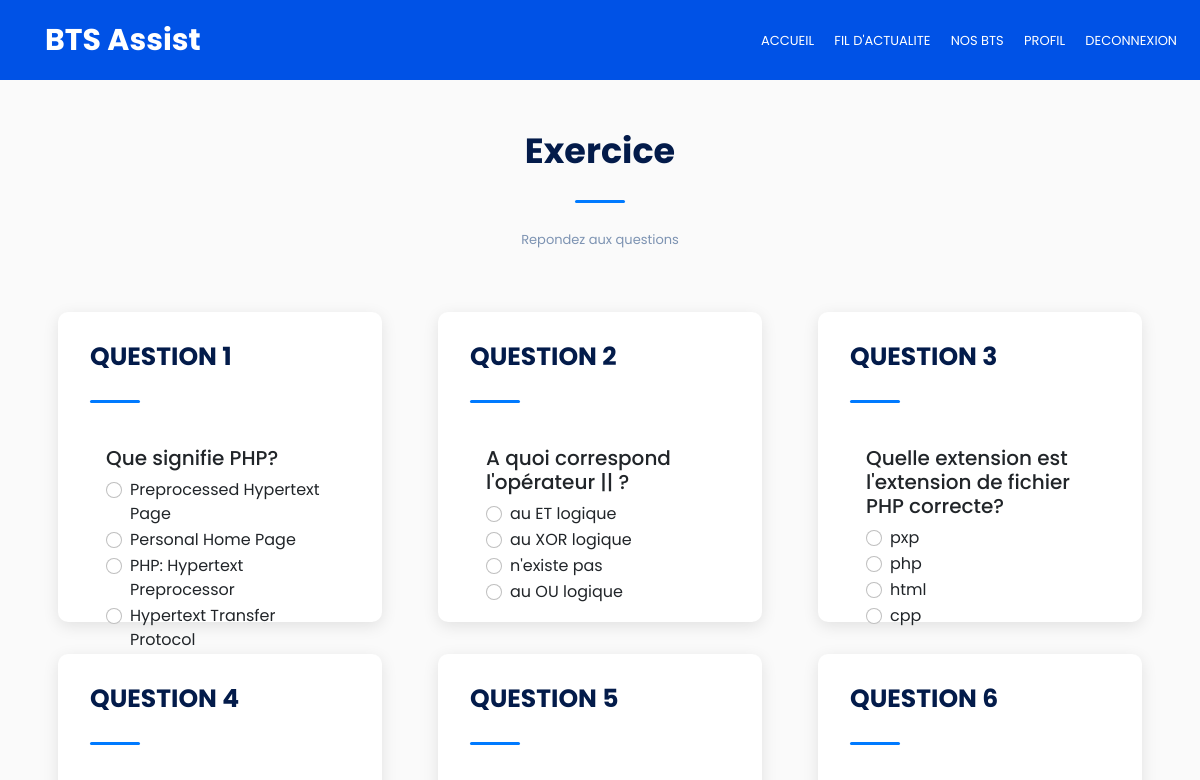
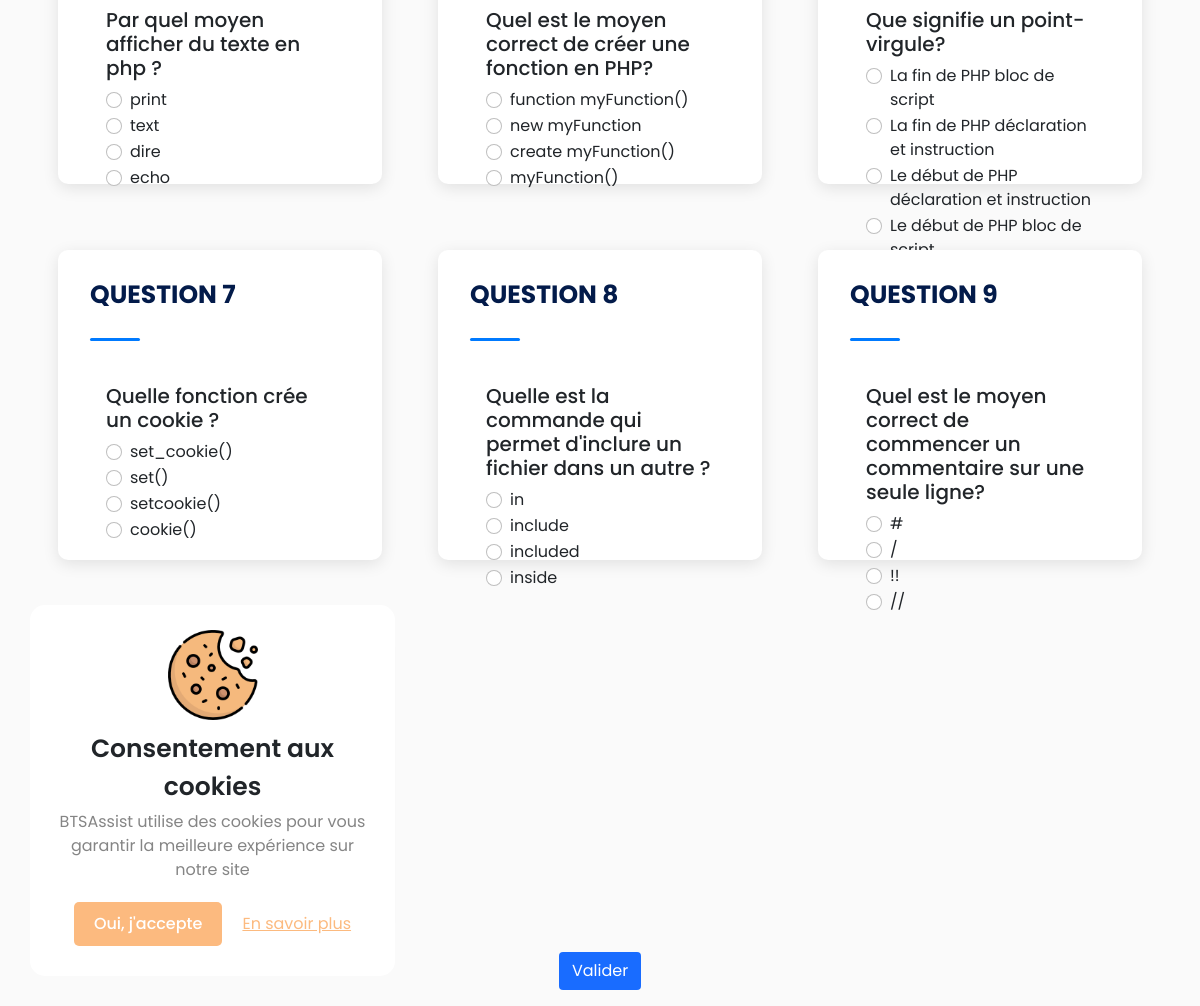
The page /Pages/Exercice.php?id=9 (signed in) on the database its author committed (2 pictures, top to bottom).
### tables this page shows
CREATE TABLE IF NOT EXISTS `questions` (
  `id_question` int(11) NOT NULL AUTO_INCREMENT,
  `question` varchar(255) NOT NULL,
  `id_exercice` int(11) NOT NULL,
  PRIMARY KEY (`id_question`)
);

CREATE TABLE IF NOT EXISTS `reponses` (
  `id_reponse` int(11) NOT NULL AUTO_INCREMENT,
  `reponse` varchar(255) NOT NULL,
  `statut` int(11) NOT NULL,
  `id_question` int(11) NOT NULL,
  PRIMARY KEY (`id_reponse`)
);

### Modeles/Modele.php (called while the page is built, shortened)
<?php
class Modele {
    protected function getBdd(){
        return new PDO('mysql:host=localhost;dbname=btsassist;charset=UTF8', 'root', '', array(PDO::ATTR_ERRMODE => PDO::ERRMODE_EXCEPTION));
    }
}
require_once "../Modeles/Bts.php";
require_once "../Modeles/Cours.php";
require_once "../Modeles/Matiere.php";
require_once "../Modeles/Option.php";
require_once "../Modeles/Question.php";
require_once "../Modeles/Reponse.php";
require_once "../Modeles/Exercice.php";
require_once "../Modeles/Reponse.php";

### Modeles/Exercice.php (called while the page is built, shortened)
<?php
class Exercice extends Modele {
    private $question = [];
    public function __construct($idExercice = null)
    {
        if($idExercice !== null){
            $requete = $this->getBdd()->prepare("SELECT titre, id_cours FROM exercices WHERE id_exercice = ?");
            $requete->execute([$idExercice]);
            $infoExercice = $requete->fetch(PDO::FETCH_ASSOC);
            $requete = $this->getBdd()->prepare("SELECT * from questions WHERE id_exercice = ?");
            $requete->execute([$idExercice]);
            $questions = $requete->fetchAll(PDO::FETCH_ASSOC);
            $this->Cours = new Cours($infoExercice["id_cours"]);
            foreach ($questions as $question) {
                $objectQuestion = new Question();
                $objectQuestion->initialiserQuestion($question["id_question"], $question["question"]);
                $this->question[] = $objectQuestion;
            }
        }
    }
    public function getQuestionExercice() {
        shuffle($this->question);
        return $this->question;
    }
}

### Modeles/Cours.php (called while the page is built, shortened)
<?php
class Cours extends Modele {
        public function __construct($idCours = null) {
            if($idCours != null) {
                $requete = $this->getBdd()->prepare("SELECT * FROM cours WHERE id_cours = ?");
                $requete->execute([$idCours]);
                $cours = $requete->fetch();
                $this->idMatiere = new Matiere($cours["id_matiere_bts"]);
            }
        }
}

### Modeles/Matiere.php (called while the page is built, shortened)
<?php
class Matiere extends Modele {
    public function __construct($idMatiere = null) {
        if($idMatiere !== null) {
            $requete = $this->getBdd()->prepare("SELECT * FROM matieres_bts WHERE id_matiere_bts = ?");
            $requete->execute([$idMatiere]);
            $matiere = $requete->fetch(PDO::FETCH_ASSOC);
            $this->idBts = new Bts($matiere["id_bts"]);
            $this->idOption = new Option($matiere["id_option"]);
        }
    }
}

### Modeles/Bts.php (called while the page is built, shortened)
<?php
class Bts extends Modele {
    public function __construct($idBts = null) {
        if($idBts != null) {
            $requete = $this->getBdd()->prepare("SELECT * FROM bts WHERE id_bts = ?");
            $requete->execute([$idBts]);
            $bts = $requete->fetch(PDO::FETCH_ASSOC);
        }
    }
}

### Modeles/Option.php (called while the page is built, shortened)
<?php
class Option extends Modele {
    public function __construct($idOption = null) {
        if($idOption !== null) {
            $requete = $this->getBdd()->prepare("SELECT * FROM options WHERE id_option = ?");
            $requete->execute([$idOption]);
            $option = $requete->fetch();
            $this->idBts = new Bts($option["id_bts"]);
        }
    }
}

### Modeles/Question.php (called while the page is built, shortened)
<?php
class Question extends Modele {
    private $question;
    private $reponses = [];
    public function initialiserQuestion($idQuestion, $question) {
        $this->question = $question;
        $requete = $this->getBdd()->prepare("SELECT * FROM reponses WHERE id_question = ?");
        $requete->execute([$idQuestion]);
        $infosReponses = $requete->fetchAll(PDO::FETCH_ASSOC);
        foreach ($infosReponses as $infoReponses) {
            $objetReponse = new Reponse();
            $objetReponse->initialiserReponse($infoReponses["id_reponse"], $infoReponses["reponse"], $infoReponses["statut"]);
            $this->reponses[] = $objetReponse;
        }
    }
    public function getQuestion() {
        return $this->question;
    }
    public function getReponseQuestion() {
        shuffle($this->reponses);
        return $this->reponses;
    }
}

### Modeles/Reponse.php (called while the page is built, shortened)
<?php
class Reponse extends Modele {
    private $idReponse;
    private $reponse;
    public function initialiserReponse($idReponse, $reponse, $statut) {
        $this->idReponse = $idReponse;
        $this->reponse = $reponse;
    }
    public function getIdReponse() {
        return $this->idReponse;
    }
    public function getReponse() {
        return $this->reponse;
    }
}

### Pages/Exercice.php (the view, shortened to what this page needs)
<?php require_once "Entete.php";
    ?>
    <?php
$Exercice = new Exercice($_GET["id"]);
$QuestionExercice = $Exercice->getQuestionExercice();
$numero = 1;
?>
<form class="<?php if(isset($_GET["succes"])) { echo "d-none";}?>" action="../Traitements/Exercice.php?id=<?=$_GET["id"]?>" method="POST">
<section class="section section-bg larger-padding-top">
    <div class="section-header">
        <h2 class="titreAcceuil">Exercice</h2>
        <span class="section-separator"></span>
        <p class="titreAcceuil">Repondez aux questions</p>
    </div>
<div class="container">
        <div class="row">
            <?php foreach ($QuestionExercice as $question) { ?>
            <div class="col-lg-4 col-md-6">
                <div class="card-bts m-3">
                    <div class="card-body-nos-bts">
                        <h3 class="card-title">QUESTION <?=$numero++?></h3>
                        <span class="section-separator"></span>
                        <div class="card-body">
                            <h5 class="card-title"><?=$question->getQuestion()?></h5>
                            <div class="card-text">
                                <?php foreach ($question->getReponseQuestion() as $reponse) { ?>
                                    <div class="form-check">
                                        <input class="form-check-input" type="radio" value="<?=$reponse->getIdReponse()?>" name="reponse<?=$numero?>">
                                        <label class="form-check-label"><?=$reponse->getReponse()?></label>
                                    </div>
                                <?php }?>
                            </div>
                        </div>
                    </div>
                </div>
            </div>
            <?php } ?>
        <div class="text-center mb-3">
            <button type="submit" class="btn div-btn-base" name="valider">Valider</button>
        </div>
        </div>
    </div>
</form>
<?php require_once "Pied.php"?>

### Pages/Entete.php (shortened to what this page needs)
<?php require_once "../Modeles/Modele.php";
?>
<!DOCTYPE html>
<html lang="en">
<head>
    <link href="https://cdn.jsdelivr.net/npm/bootstrap@5.1.3/dist/css/bootstrap.min.css" rel="stylesheet">
    <link rel="stylesheet" href="../css/style.css">
</head>
<body>
<nav>
  <label class="logo">BTS Assist</label>
  <ul>
    <li>
      <a href="../Pages/Index.php">ACCUEIL</a>
    </li>
    <li>
      <a href="../Pages/FilActualite.php">FIL D'ACTUALITE</a>
    </li>
    <li>
      <a href="../Pages/NosBts.php">NOS BTS</a>
    </li>
    <?php if(isset($_SESSION["email"])) {?>
      <li>
        <a href="../Pages/Profil.php">PROFIL</a>
      </li>
      <li>
        <a href="../Traitements/Deconnexion.php">DECONNEXION</a>
      </li>
    <?php } ?>
  </ul>
</nav>

### Pages/Cookie.php (shortened to what this page needs)
<div <?php if (isset($_COOKIE["AcceptCookie"])) { echo 'class="wrapper hide"'; } else { echo 'class="wrapper"';}?> >
    <img src="../Images/cookie.png"/>
    <div class="content">
      <header>Consentement aux cookies</header>
      <p>
        BTSAssist utilise des cookies pour vous garantir la meilleure
        expérience sur notre site
      </p>
        <div class="buttons">
                <form action="../Traitements/AcceptCookie.php" method="POST">
                    <button name="AcceptCookie" class="item">Oui, j'accepte</button>
                </form>
                <a href="../Pages/Mention_legales.php" class="item">En savoir plus</a>
        </div>
    </div>
</div>

### Pages/Pied.php (shortened to what this page needs)
<?php require_once "Cookie.php";?>
</body>
</html>

### css/style.css (style rules this page uses)
* { padding: 0; margin: 0; box-sizing: border-box; }
body { font-family: "Poppins", sans-serif; }
.section-header { text-align: center; padding: 30px 0; }
.section-header h2 { color: #031b4a; font-size: 35px; font-weight: bold; }
.section-header p { color: #7d93b2; font-size: 13px; }
.section-separator { content: ""; height: 3px; width: 50px; border-radius: 3px; background-color: #007aff; display: inline-block; margin: 20px 0; }
.section { width: 100%; margin: auto; padding-top: 30px; }
.larger-padding-top { padding-top: 100px; }
nav { position: fixed; height: 80px; width: 100%; background: #0052e6; z-index: 10; }
label.logo { font-size: 30px; font-weight: bold; color: white; padding-left: 45px; line-height: 80px; }
nav ul { float: right; margin-right: 15px; list-style: none; }
nav li { display: inline-block; line-height: 80px; }
nav a { color: #fff; font-size: 16px; text-transform: uppercase; padding: 7px 15px; border-radius: 3px; text-decoration: none; }
@media (max-width: 1300px) { nav a { font-size: 13px; padding: 7px 8px; } }
.titreAcceuil { animation-duration: 1.5s; animation-name: slidein; }
.wrapper { position: fixed; bottom: 30px; left: 30px; background: #fff; max-width: 365px; border-radius: 15px; text-align: center; padding: 25px 25px 30px 25px; }
.wrapper img { max-width: 90px; }
.wrapper .content { margin-top: 10px; }
.content header { font-size: 25px; font-weight: 600; }
.content p { color: #858585; margin: 5px 0 20px 0; }
.content .buttons { display: flex; justify-content: center; align-items: center; }
.buttons .item { margin: 0 10px; }
.buttons button { padding: 10px 20px; background: #fcba7f; border: none; outline: none; font-size: 16px; font-weight: 500; color: #fff; cursor: pointer; border-radius: 5px; }
.buttons a { color: #fcba7f; }
.card-body-nos-bts { padding: 20px; }
.card-body-nos-bts h3 { color: #031b4a; font-size: 25px; font-weight: bold; }
.card-bts { min-height: 250px; max-height: 310px; flex-basis: 31%; box-shadow: 0 4px 16px 0 rgb(0 0 0 / 10%); background-color: #fff; border-radius: 10px; margin-bottom: 5%; padding: 10px 12px 35px; transition: 0.5s; }
.div-btn-base { background-color: #196cff; color: #fff; }
.section-bg { background-color: #fafafa; min-height: 100vh; }
li { list-style: none; }

### rows shown on the page
questions: question "Que signifie PHP?"
reponses: reponse "Preprocessed Hypertext Page"
reponses: reponse "Personal Home Page"
reponses: reponse "PHP: Hypertext Preprocessor"
reponses: reponse "Hypertext Transfer Protocol"
questions: question "A quoi correspond l'opérateur || ?"
reponses: reponse "au ET logique"
reponses: reponse "au XOR logique"
reponses: reponse "n'existe pas"
reponses: reponse "au OU logique"
questions: question "Quelle extension est l'extension de fichier PHP correcte?"
reponses: reponse "pxp"
reponses: reponse "php"
reponses: reponse "html"
reponses: reponse "cpp"
questions: question "Par quel moyen afficher du texte en php ?"
reponses: reponse "print"
reponses: reponse "text"
reponses: reponse "dire"
reponses: reponse "echo"
questions: question "Quel est le moyen correct de créer une fonction en PHP?"
reponses: reponse "function myFunction()"
reponses: reponse "new myFunction"
reponses: reponse "create myFunction()"
reponses: reponse "myFunction()"
questions: question "Que signifie un point-virgule?"
reponses: reponse "La fin de PHP bloc de script"
reponses: reponse "La fin de PHP déclaration et instruction"
reponses: reponse "Le début de PHP déclaration et instruction"
reponses: reponse "Le début de PHP bloc de…"
questions: question "Quelle fonction crée un cookie ?"
reponses: reponse "set_cookie()"
reponses: reponse "set()"
reponses: reponse "setcookie()"
reponses: reponse "cookie()"
questions: question "Quelle est la commande qui permet d'inclure un fichier dans un autre ?"
reponses: reponse "in"
reponses: reponse "include"
reponses: reponse "included"
reponses: reponse "inside"
questions: question "Quel est le moyen correct de commencer un commentaire sur une seule ligne?"
reponses: reponse "#"
reponses: reponse "/"
reponses: reponse "!!"
reponses: reponse "//"
